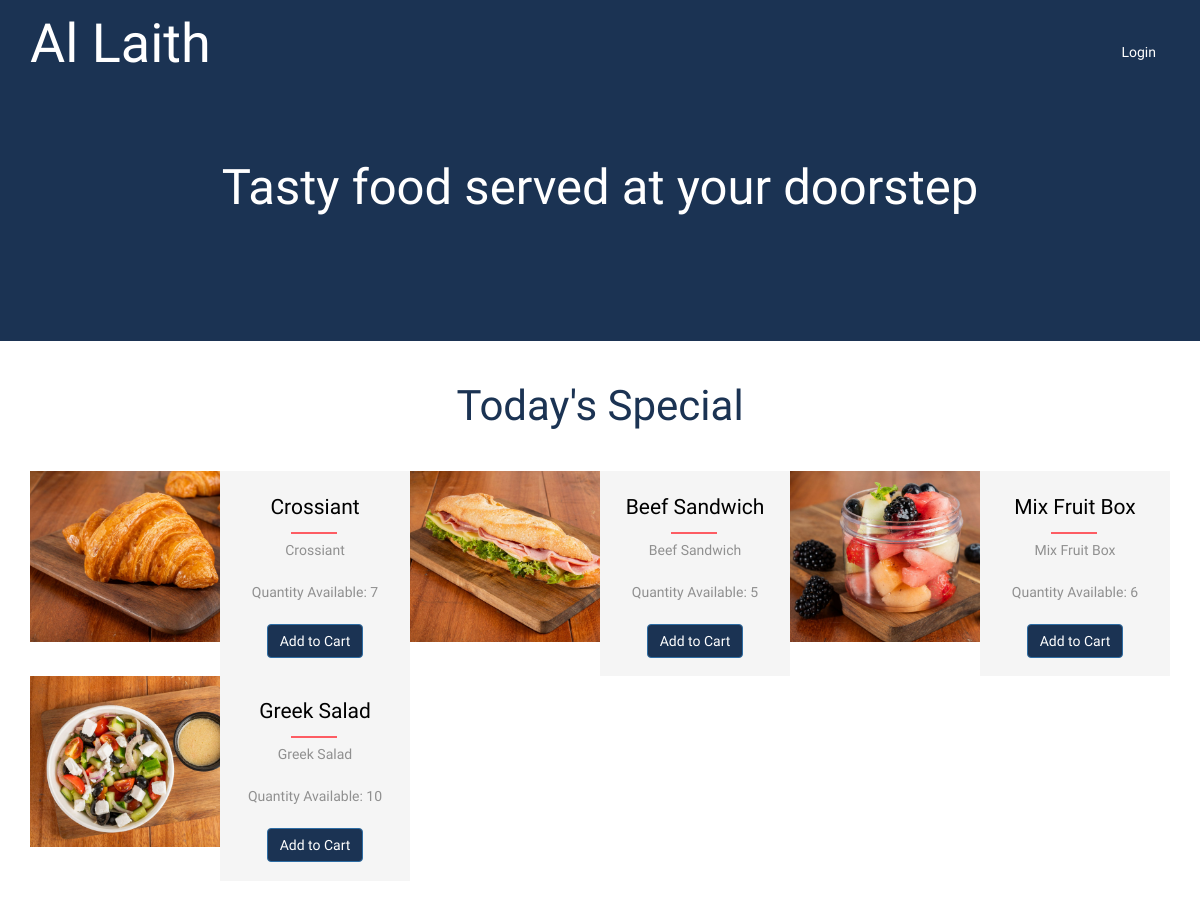
Before: / with the older database file.
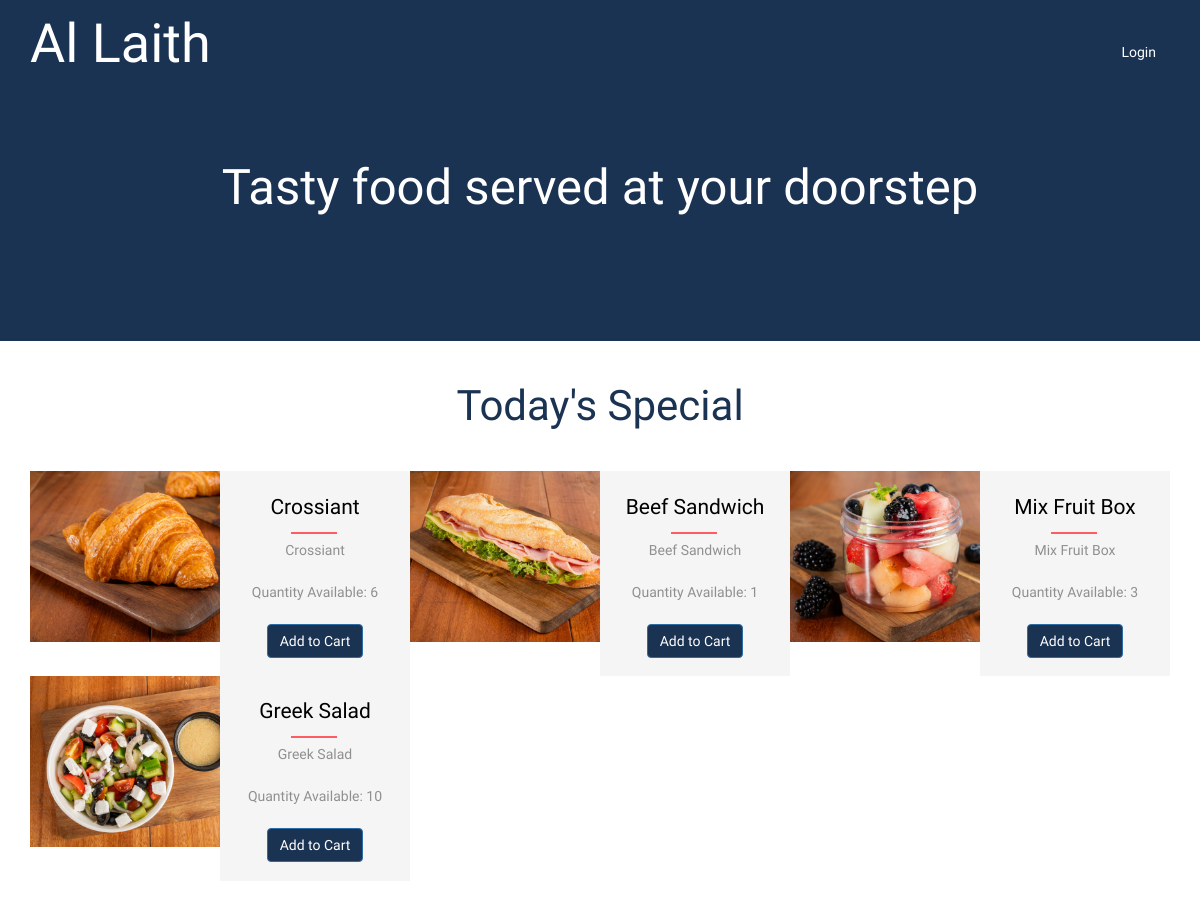
After: the same page with the newer database file.
### hotel/models.py (models this page shows, shortened)
class Food(models.Model):
    disabled = 'Disabled'
    enabled = 'Enabled'
    STATUS = (
        (disabled, disabled),
        (enabled, enabled),
    )
    name = models.CharField(max_length=250)
    status = models.CharField(max_length=50, choices=STATUS)
    content_description = models.TextField()
    sale_price = models.FloatField()
    image = models.FileField(blank=True, null =True)
    num_order = models.IntegerField(default=0)
    quantity_available = models.IntegerField()

### hotel/views.py (the view)
# urls.py: url(r'^$', views.index, name='index'),
def index(request):
    food = Food.objects.filter().order_by('-num_order')
    items = Cart.objects.filter(user=request.user.id).count()
    return render(request, 'index.html', {'food':food,'item_count':items})

### hotel/templates/index.html (shortened to what this page needs)
{% load static %}
{% load mathfilters %}
{% include "includes/landing_top.html" %}
<body>
	<div data-vide-bg="{% static 'video/bg.jpg' %}">
		{% include "includes/banner.html" %}
	</div>
	<div class="special">
		<div class="container">
			<div class="special-heading">
				<h3>Today's Special</h3>
			</div>
			<div class="special-grids">
			{% for f in food %}
					<div class="col-md-4 w3l-special-grid">
						<a href="{% url 'hotel:food_details' f.id %}">
							<div class="col-md-6 w3ls-special-img" style="background: url('/media/{{f.image}}') no-repeat -17px 0px; background-size: cover;">
							</div>
						</a>
						<div class="col-md-6 agileits-special-info">
							<a href="{% url 'hotel:food_details' f.id %}"><h4>{{f.name}}</h4></a>
							<p>{{f.content_description|truncatechars:90}}</p>
							<p>Quantity Available: {{f.quantity_available}}</p>
							<p>{% if f.quantity_available > 0 %}
							<a href="{% url 'hotel:addTocart' f.id %}">
								<button class="btn btn-primary">Add to Cart</button>
							</a>
							{% endif %}
						</div>
					</div>
			{% endfor %}
					<div class="clearfix"> </div>
			</div>
		</div>
	</div>

### hotel/templates/includes/landing_top.html (shortened to what this page needs)
{% load static %}
<!DOCTYPE html>
<html>
<head>
<link href="{% static 'dist/css/bootstrap.css' %}" rel="stylesheet" type="text/css" media="all" />
<link rel="stylesheet" href="{% static 'dist/css/style.css' %}" type="text/css" media="all" />
<link href="{% static 'dist/css/font-awesome.css' %}" rel="stylesheet">
<link rel="stylesheet" type="text/css" href="{% static 'assets/css/custom.css' %}"/>
</head>

### hotel/templates/includes/banner.html (shortened to what this page needs)
{% load static %}
        <div class="banner">
			<div class="container">
				<div class="header">
					<div class="logo">
						<h1><a href="{% url 'hotel:index' %}">Al Laith </a></h1>
					</div>
					<div class="top-nav">
						<nav class="navbar navbar-default">
							<div class="collapse navbar-collapse" id="bs-example-navbar-collapse-1">
								<ul class="nav navbar-nav">
									{% if user.is_authenticated %}
									<li><a href="{% url 'hotel:cart' %}">Cart{% if item_count > 0 %}({{item_count}}){%endif%}</a></li>
									<li><a href="{% url 'hotel:my_orders' %}">Orders</a></li>
									{% if user.is_staff %}
									<li><a href="{% url 'hotel:dashboard_admin' %}">Dashboard</a></li>
									{% endif %}
									<li><a href="/accounts/logout/">Logout</a></li>
									{% else %}
									<li><a href="/accounts/login/">Login</a></li>
									{% endif %}
									<div class="clearfix"> </div>
								</ul>
							</div>
						</nav>
					</div>
					<div class="clearfix"> </div>
				</div>
				<div class="banner-info">
					<h2>Tasty food served at your doorstep</h2>
				</div>
			</div>
		</div>

### hotel/static/assets/css/custom.css (style rules this page uses)
body { font-size : 14px; background-color: white; }
ul { list-style-type: none; }
.navbar { background-color: #4ea6bc; padding: 15px ; border-radius: 0; margin: 0; }

Changed rows visible on the page:
changed Food "Crossiant": quantity_available "7" → "6"
changed Food "Beef Sandwich": quantity_available "5" → "1"
changed Food "Mix Fruit Box": quantity_available "6" → "3"
